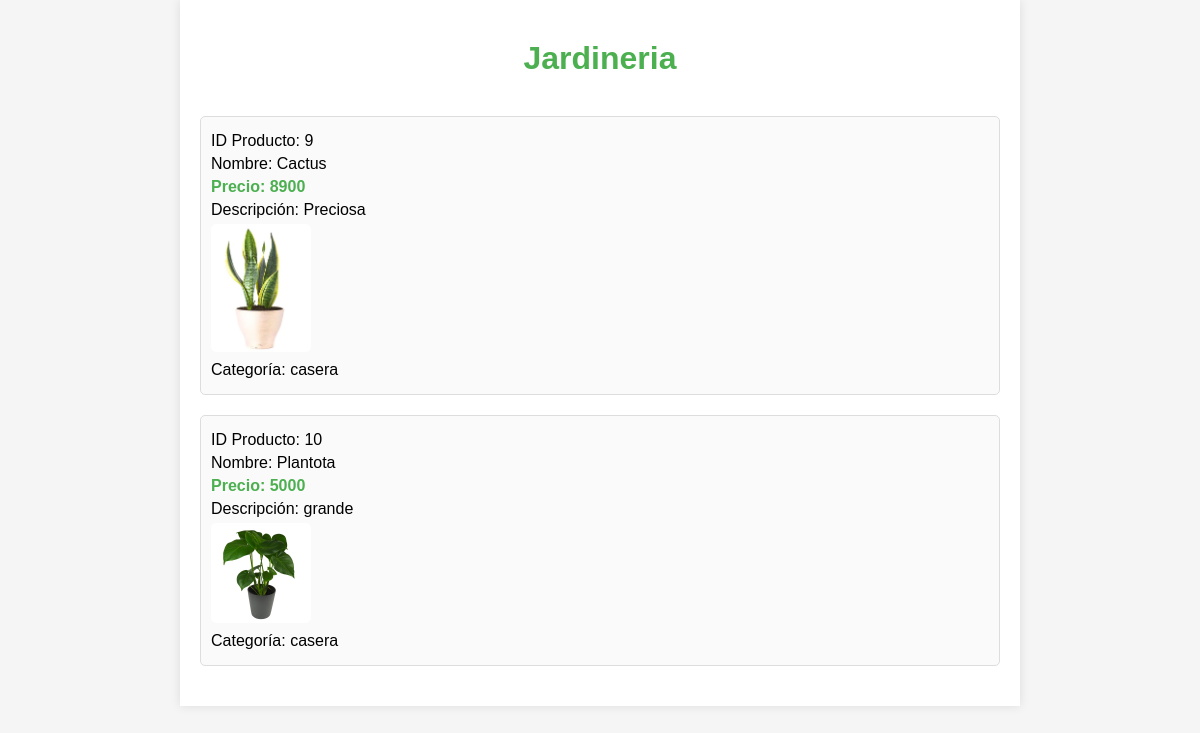
Screenshot of /productos/index with the database file from the repository.
### productos/models.py (models this page shows, shortened)
class Producto(models.Model):
    id_producto         = models.IntegerField(primary_key=True, max_length=10)
    nombre_producto     = models.CharField(max_length=30)
    id_categoria        = models.ForeignKey('Categoria',on_delete=models.CASCADE, db_column='id_categoria')
    precio              = models.IntegerField(max_length=10)
    descripcion         = models.CharField(max_length=200)
    foto                = models.ImageField(upload_to='media', null=True)

class Categoria(models.Model):
    id_categoria        = models.AutoField(db_column='id_categoria',primary_key=True)
    categoria           = models.CharField(max_length=20,null=False)

### productos/views.py (the view)
# urls.py: path('index', views.index, name='index'),
def index(request):
    productos = Producto.objects.all()
    context={"productos":productos}
    return render(request, 'productos/index.html', context)

### productos/templates/productos/index.html (shortened to what this page needs)
<!DOCTYPE html>
<html lang="en">
<head>
    {% load static %}
    <link rel="stylesheet" href="{% static 'index.css' %}">
</head>
<body>
    <div class="container">
        <h1>Jardineria</h1>
        <br>
        {% for producto in productos %}
            <div class="product">
                <div class="product-info">
                    <p>ID Producto: {{ producto.id_producto }}</p>
                    <p>Nombre: {{ producto.nombre_producto }}</p>
                    <p class="price">Precio: {{ producto.precio }}</p>
                    <p>Descripción: {{ producto.descripcion }}</p>
                    {% if producto.foto %}
                        <img src="{{ producto.foto.url }}" alt="imagen de {{ producto.nombre_producto }}" width="100">
                    {% else %}
                        <img src="{% static 'ruta/a/imagen/por/defecto.jpg' %}" alt="imagen por defecto" width="100">
                    {% endif %}
                    <p>Categoría: {{ producto.id_categoria.categoria }}</p>
                </div>
            </div>
        {% endfor %}
    </div>
</body>
</html>

### productos/static/index.css (style rules this page uses)
body { font-family: Arial, sans-serif; margin: 0; padding: 0; background-color: #f5f5f5; text-align: center; }
h1 { color: #4CAF50; margin-top: 20px; }
.container { max-width: 800px; margin: 0 auto; padding: 20px; background-color: #fff; box-shadow: 0 0 10px rgba(0,0,0,0.1); }
.product { display: flex; flex-direction: column; align-items: center; margin-bottom: 20px; padding: 10px; border: 1px solid #ddd; border-radius: 5px; background-color: #fafafa; }
.product img { border-radius: 5px; }
.product-info { text-align: left; width: 100%; }
.product-info p { margin: 5px 0; }
.product-info .price { color: #4CAF50; font-weight: bold; }

### rows the page displays
Producto: id_producto "9", nombre_producto "Cactus", precio "8900", descripcion "Preciosa", foto (picture), id_categoria.categoria "casera"
Producto: id_producto "10", nombre_producto "Plantota", precio "5000", descripcion "grande", foto (picture), id_categoria.categoria "casera"
